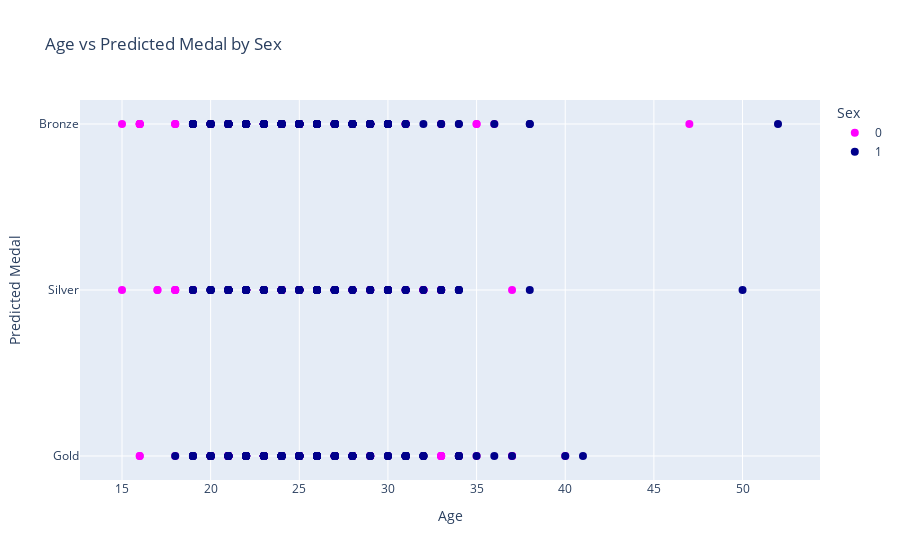

The cell this chart's notebook holds for it:
### Code cell
# Scatter plot of Age vs predicted medal, colored by host status
fig = px.scatter(df, x='Age', y='pred_medal', color='Sex', title='Age vs Predicted Medal by Sex',
                 labels={'Age': 'Age', 'pred_medal': 'Predicted Medal', 'Sex': 'Sex'},
                 color_discrete_sequence=['magenta', 'darkblue'],
                 category_orders={'pred_medal': ['Bronze', 'Silver', 'Gold'], 'Sex': ['M', 'F']})
fig.update_traces(marker=dict(size=8))
fig.update_layout(xaxis_title='Age', yaxis_title='Predicted Medal', legend_title='Sex')
fig.show()

### Figure 1 — Plotly figure (JSON) as saved in the notebook; plotly's stock layout.template omitted (floating-point values rounded to 4 significant figures; data arrays with more than 128 entries replaced by an {"elided": "..."} marker saying what was removed)
{"data": [{"hovertemplate": "Sex=0<br>Age=%{x}<br>Predicted Medal=%{y}<extra></extra>", "legendgroup": "0", "marker": {"color": "magenta", "size": 8, "symbol": "circle"}, "mode": "markers", "name": "0", "orientation": "h", "showlegend": true, "type": "scatter", "x": {"elided": "372 int values"}, "xaxis": "x", "y": {"elided": "372 str values"}, "yaxis": "y"}, {"hovertemplate": "Sex=1<br>Age=%{x}<br>Predicted Medal=%{y}<extra></extra>", "legendgroup": "1", "marker": {"color": "darkblue", "size": 8, "symbol": "circle"}, "mode": "markers", "name": "1", "orientation": "h", "showlegend": true, "type": "scatter", "x": {"elided": "477 int values"}, "xaxis": "x", "y": {"elided": "477 str values"}, "yaxis": "y"}], "layout": {"legend": {"title": {"text": "Sex"}, "tracegroupgap": 0}, "title": {"text": "Age vs Predicted Medal by Sex"}, "xaxis": {"anchor": "y", "domain": [0, 1], "title": {"text": "Age"}}, "yaxis": {"anchor": "x", "categoryarray": ["Gold", "Silver", "Bronze"], "categoryorder": "array", "domain": [0, 1], "title": {"text": "Predicted Medal"}}}}
